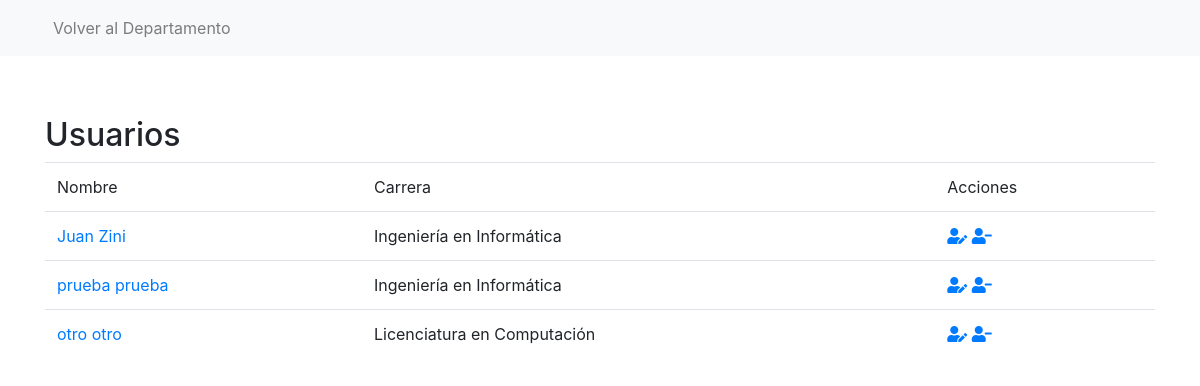
Page /list on the committed database.
### alumno/models.py (models this page shows, shortened)
class User(AbstractUser):
	es_alumno = models.BooleanField(default=False)
	es_comision_carrera = models.BooleanField(default=False)
	es_comision_pasantias = models.BooleanField(default=False)
	es_empresa = models.BooleanField(default=False)

class Alumno(User):
	def validate_hash(value):
		reg = re.compile('^30[0-9]{5,6}')
		if not reg.match(str(value)):
			raise ValidationError(u'Formato de registro erroneo, recuerda que debe comenzar con 30')
	numero_registro = models.PositiveIntegerField(validators=[validate_hash], unique = True)
	carrera = models.ForeignKey('Carrera', on_delete=models.DO_NOTHING)
	curriculum = models.FileField(upload_to='curriculums/', blank=True, null = True)
	descripcion_intereses = models.TextField(max_length = 500, blank=True, null = True)
	descripcion_habilidades = models.TextField(max_length = 1000, blank=True, null = True)
	ultima_actualizacion_perfil = models.DateField(default = date.today)
	ultima_postulacion = models.DateField(null = True, blank=True)
	prioridad = models.PositiveSmallIntegerField()
	condicion_acreditacion = models.NullBooleanField()
	expedicion_acreditacion = models.TextField(max_length = 500, null = True, blank=True)
	comentarios_comision_carrera = models.TextField(max_length = 1000, null = True, blank=True)
	comentarios_carrera_visibles = models.BooleanField(default = False)
	comentarios_comision_pps = models.TextField(max_length = 1000, null = True, blank=True)
	parent_link = models.OneToOneField(User, primary_key=True, db_column="id", parent_link=True, on_delete = models.CASCADE)
	class Meta:
		verbose_name = 'Alumno'
		verbose_name_plural = 'Alumnos'

class User(AbstractUser):
	es_alumno = models.BooleanField(default=False)
	es_comision_carrera = models.BooleanField(default=False)
	es_comision_pasantias = models.BooleanField(default=False)
	es_empresa = models.BooleanField(default=False)

class Carrera(models.Model):
	departamento = models.ForeignKey('Departamento', on_delete = models.CASCADE)
	nombre = models.CharField(max_length = 100,  primary_key = True)
	duracion = models.PositiveSmallIntegerField()
	class Meta:
		verbose_name = 'Carrera'
		verbose_name_plural = 'Carreras'
		unique_together = (("departamento", "nombre"),)
	def __str__(self):
		return self.nombre

### alumno/views.py (the view)
# urls.py: path('list', views.ListAlumnoView.as_view(), name='list-alumno'),
class ListAlumnoView(generic.ListView):
	template_name = 'alumno/list.html'
	context_object_name = 'alumno_list'
	def get_queryset(self):
		return Alumno.objects.all()

### alumno/templates/alumno/list.html
{% extends "base.html" %}
{% block content %}
    <div class="row">
        <div class="col">
            <h2>Usuarios</h2>
            <table class="table">
                <thead>
                    <tr>
                        <td>Nombre</td>
                        <td>Carrera</td>
                        <td>Acciones</td>
                    </tr>
                </thead>
                <tbody>
                    {% for alumno in alumno_list %}
                        <tr>
                            <td>
                                <a href="{% url 'detail-alumno' alumno.pk %}">{{ alumno.first_name }} {{ alumno.last_name }}</a>
                            </td>
                            <td>{{ alumno.carrera }}</td>
                            <td>
                                <a href="#"><i class="fas fa-user-edit"></i></a>
                                <a href="#"><i class="fas fa-user-minus"></i></a>
                            </td>
                        </tr>
                    {% endfor %}
                </tbody>
            </table>
        </div>
    </div>
{% endblock %}

### rows in the picture
Alumno: first_name "Juan", last_name "Zini", carrera "Ingeniería en Informática"
Alumno: first_name "prueba", last_name "prueba", carrera "Ingeniería en Informática"
Alumno: first_name "otro", last_name "otro", carrera "Licenciatura en Computación"
